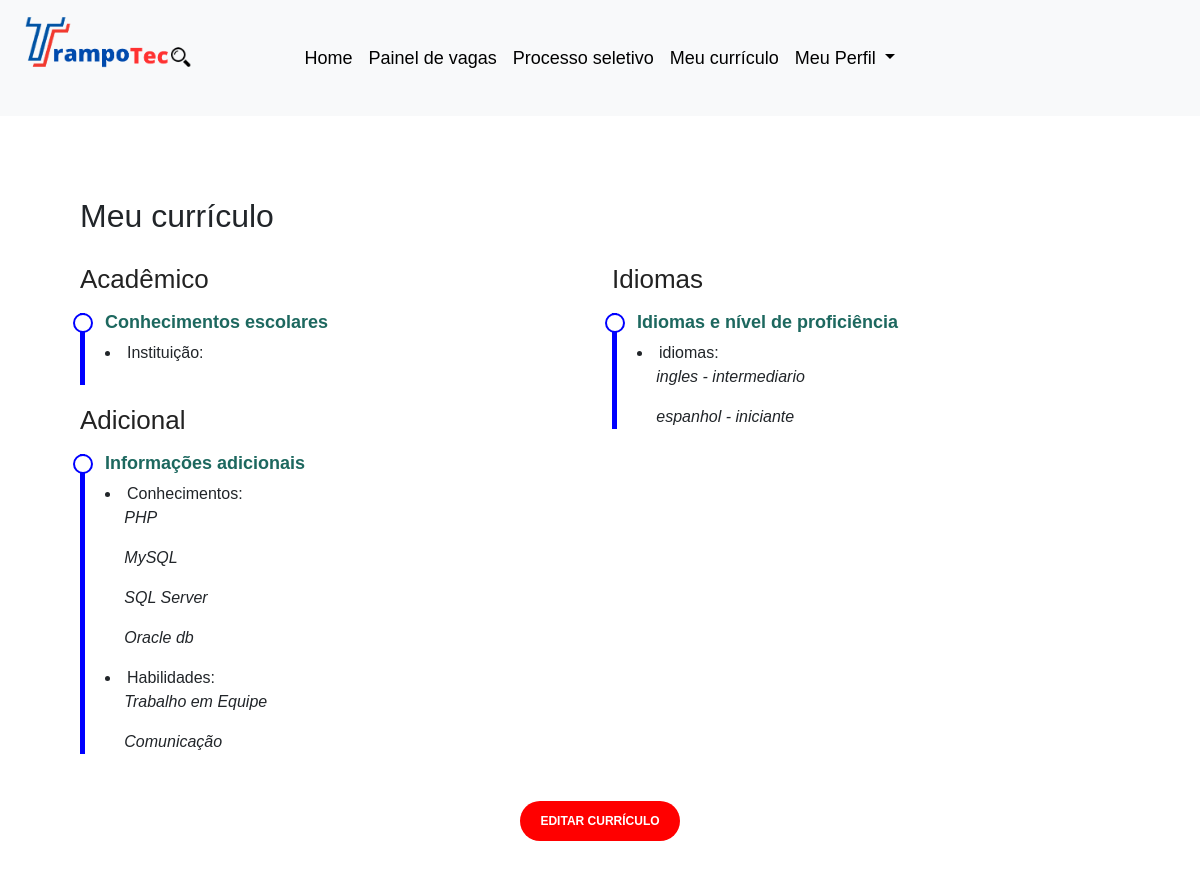
The app's page /pag-aluno/meu-curriculo.php (signed in), older data.
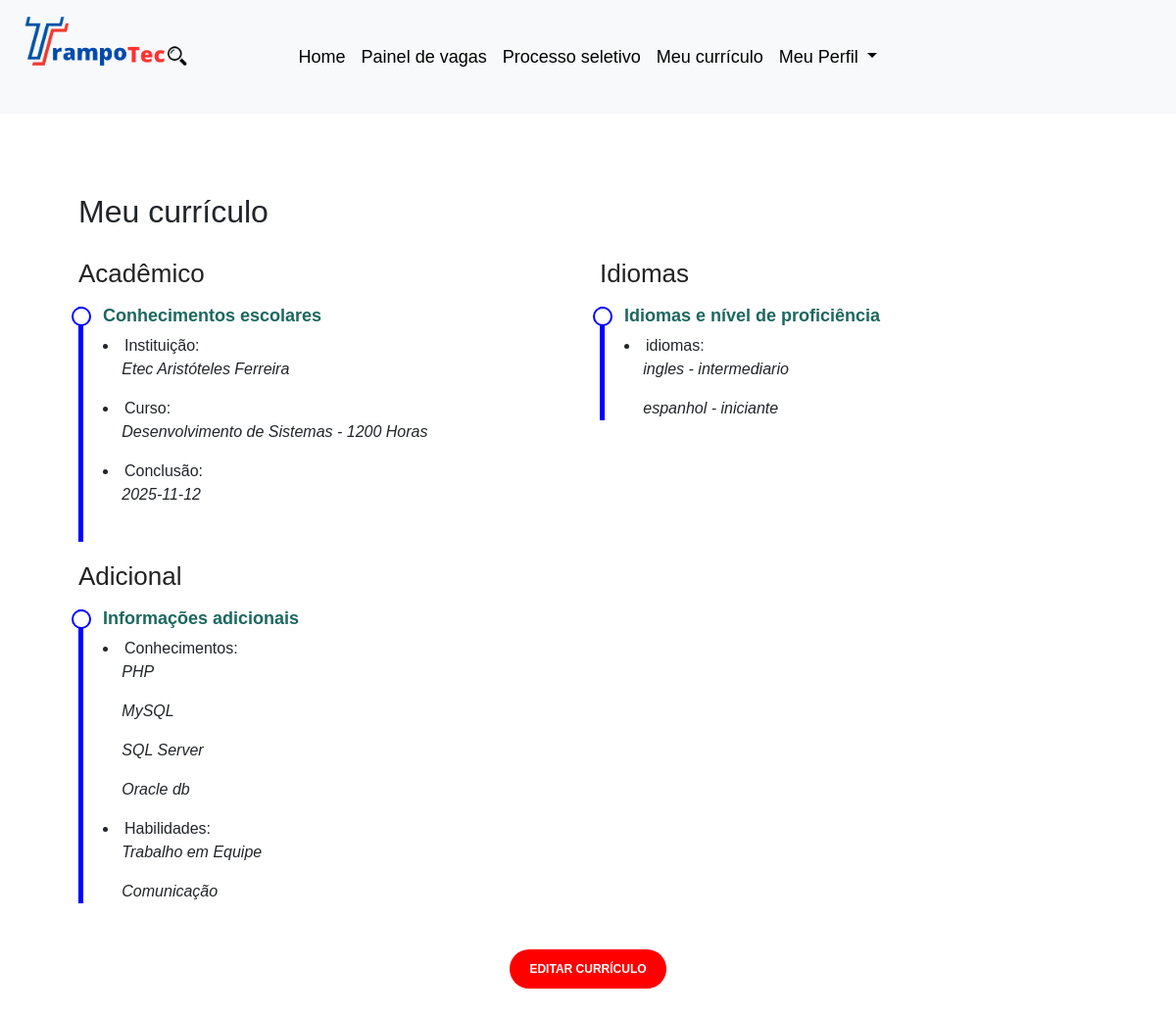
The same page, newer data.
### tables this page shows
CREATE TABLE `tb_conhecimento_aluno` (
  `fk_idConhecimento` int(11) NOT NULL,
  `fk_idAluno` int(11) NOT NULL
);

CREATE TABLE `tb_conhecimento` (
  `idConhecimento` int(11) NOT NULL,
  `conhecimento` varchar(50) NOT NULL
);

CREATE TABLE `tb_habilidade_aluno` (
  `fk_idAluno` int(11) NOT NULL,
  `fk_idHabilidade` int(11) NOT NULL
);

CREATE TABLE `tb_habilidade` (
  `idHabilidade` int(11) NOT NULL,
  `habilidade` varchar(50) NOT NULL
);

CREATE TABLE `tb_idioma_aluno` (
  `idIdiomaAluno` int(11) NOT NULL,
  `nome` varchar(200) NOT NULL,
  `nivel` varchar(20) NOT NULL,
  `fk_idAluno` int(11) NOT NULL
);

CREATE TABLE `tb_aluno_curso_etec` (
  `fk_idAluno` int(11) NOT NULL,
  `fk_idCurso` int(11) NOT NULL,
  `fk_idEtec` int(11) NOT NULL,
  `conclusao` varchar(50) NOT NULL
);

CREATE TABLE `tb_etec` (
  `idEtec` int(11) NOT NULL,
  `nome` varchar(60) NOT NULL,
  `email` char(22) NOT NULL,
  `codigo` int(11) NOT NULL,
  `municipio` varchar(30) NOT NULL
);

CREATE TABLE `tb_curso` (
  `idCurso` int(11) NOT NULL,
  `nome` varchar(60) NOT NULL,
  `cargaHoraria` int(4) NOT NULL,
  `semestre` int(1) NOT NULL,
  `modalidade` varchar(10) NOT NULL,
  `ensino` varchar(70) NOT NULL
);

### pag-aluno/meu-curriculo.php (the view, shortened to what this page needs)
<?php
require_once "./back-end/login/validador_acesso.php";
$cliente_id = $_SESSION['idAluno'];
$querySelect5 = "SELECT tb_aluno_curso_etec.* , tb_aluno.idAluno , tb_curso.* , tb_etec.nome
FROM tb_aluno
INNER JOIN tb_aluno_curso_etec ON tb_aluno_curso_etec.fk_idAluno = tb_aluno.idAluno
INNER JOIN tb_curso ON tb_curso.idCurso = tb_aluno_curso_etec.fk_idCurso
INNER JOIN tb_etec ON tb_etec.idEtec = tb_aluno_curso_etec.fk_idEtec
WHERE tb_aluno.idAluno = $cliente_id
";
$query5 = $conexao->query($querySelect5);
$aluno5 = $query5->fetchAll();
$querySelect2 = "SELECT tb_conhecimento.*,tb_conhecimento_aluno.* , tb_aluno.*
FROM tb_aluno
INNER JOIN tb_conhecimento_aluno ON tb_conhecimento_aluno.fk_idAluno = tb_aluno.idAluno
INNER JOIN tb_conhecimento ON tb_conhecimento.idConhecimento = tb_conhecimento_aluno.fk_idConhecimento
WHERE tb_conhecimento_aluno.fk_idAluno = $cliente_id
";
$query2 = $conexao->query($querySelect2);
$aluno2 = $query2->fetchAll();
$querySelect3 = "SELECT tb_aluno.*,tb_habilidade.*,tb_habilidade_aluno.*
FROM tb_aluno
INNER JOIN tb_habilidade_aluno ON tb_habilidade_aluno.fk_idAluno = tb_aluno.idAluno
INNER JOIN tb_habilidade ON tb_habilidade.idHabilidade= tb_habilidade_aluno.fk_idHabilidade
WHERE tb_habilidade_aluno.fk_idAluno = $cliente_id
";
$query3 = $conexao->query($querySelect3);
$aluno3 = $query3->fetchAll();
$querySelect4 = "SELECT tb_aluno.*,tb_idioma_aluno.*
FROM tb_aluno
INNER JOIN tb_idioma_aluno ON tb_idioma_aluno.fk_idAluno = tb_aluno.idAluno
WHERE tb_aluno.idAluno = $cliente_id
";
$query4 = $conexao->query($querySelect4);
$aluno4 = $query4->fetchAll();
?>
<!DOCTYPE html>
<html lang="en">
<head>
  <link href="https://cdn.jsdelivr.net/npm/bootstrap@5.3.2/dist/css/bootstrap.min.css" rel="stylesheet"
>
</head>
<body>
  <?php
  include '../pag-aluno/components/header.php';
  ?>
  <main id="main">
    <section id="resume" class="resume">
      <div class="container" data-aos="fade-up">
        <div class="section-title">
          <h2 class="titulo" >Meu currículo</h2>
        </div>
        <div class="row">
          <div class="col-lg-6 primeiro" style="text-align:justify;">
            <h3 class="resume-title">Acadêmico</h3>
            <div class="resume-item">
              <h4>Conhecimentos escolares</h4>
              <li>Instituição:
                <?php foreach ($aluno5 as $aluno5) { ?>
                  <p><em>
                      <?= $aluno5[11] ?>
                    </em></p>
                </li>
                <li>Curso:
                  <p><em>
                      <?= $aluno5[6] ?> -
                      <?= $aluno5[7] ?> Horas
                    </em></p>
                </li>
                <li>Conclusão:
                  <p><em>
                      <?= $aluno5[3] ?>
                    </em></p>
                <?php } ?>
              </li>
            </div>
            <h3 class="resume-title">Adicional</h3>
            <div class="resume-item">
              <h4>Informações adicionais</h4>
              <li>Conhecimentos:
                <?php foreach ($aluno2 as $aluno2) { ?>
                  <p><em>
                      <?= $aluno2[1] ?>
                    </em></p>
                <?php } ?>
              </li>
              <li>Habilidades:
                <?php foreach ($aluno3 as $aluno3) { ?>
                  <p><em>
                      <?= $aluno3[16] ?>
                    </em> </p>
                <?php } ?>
              </li>
            </div>
          </div>
          <div class="col-lg-6 segundo" style="text-align:justify;">
            <h3 class="resume-title">Idiomas</h3>
            <div class="resume-item">
              <h4>Idiomas e nível de proficiência</h4>
              <li>idiomas:
                <?php foreach ($aluno4 as $aluno4) { ?>
                  <p><em>
                      <?= $aluno4[16] ?> -
                      <?= $aluno4[17] ?>
                    </em></p>
                <?php } ?>
              </li>
            </div>
          </div>
        </div>
        <div class="botoes">
          <a href="curriculo.php">
            <button id="editButton">Editar currículo</button>
          </a>
        </div>
      </div>
    </section>
  </main>
</body>
</html>

Row changes from the older to the newer data that the page shows:
added tb_aluno_curso_etec: fk_idEtec.nome "Etec Aristóteles Ferreira", fk_idCurso.nome "Desenvolvimento de Sistemas", fk_idCurso.cargaHoraria "1200", conclusao "2025-11-12"
